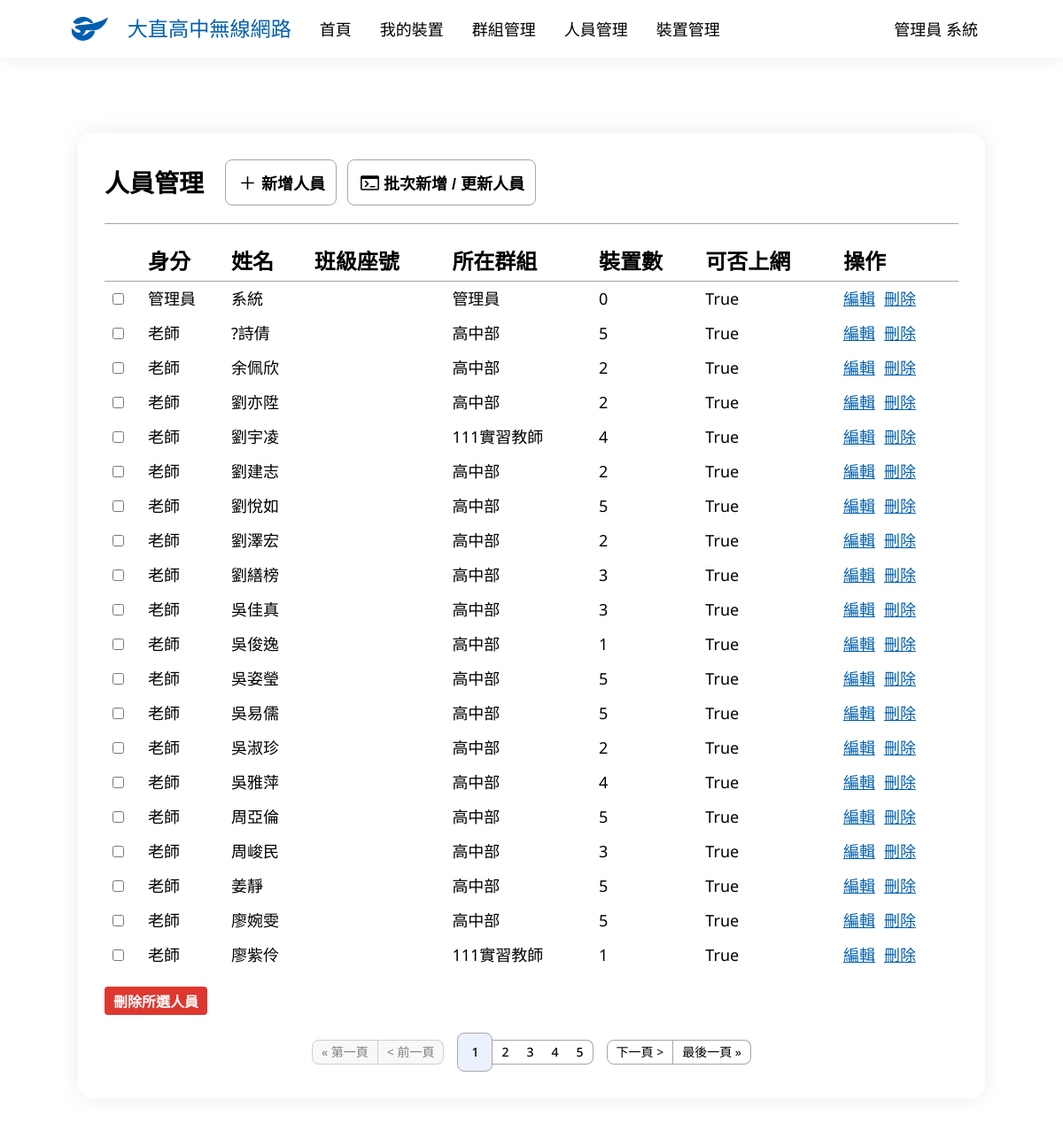
The page /user/ (signed in) on the database its author committed.
### main/models.py (models this page shows, shortened)
class UserInfo(models.Model):
    UserData = models.OneToOneField(User, verbose_name='身分', on_delete=models.CASCADE)
    USERTYPES = [
        (0, '管理員'),
        (1, '老師'),
        (2, '學生')
    ]
    UserType = models.IntegerField('使用者類別', choices=USERTYPES)
    Name = models.CharField('姓名', max_length=75)
    StuId = models.IntegerField('學號', default=0)
    Email = models.EmailField('Email', blank=True, null=True)
    GRADES = [
        (0, '無'),
        (7, '七年級'),
        (8, '八年級'),
        (9, '九年級'),
        (1, '高一'),
        (2, '高二'),
        (3, '高三')
    ]
    Grade = models.IntegerField('年級', choices=GRADES, default=0)
    Class = models.IntegerField('班級', default=0)
    SeatNumber = models.IntegerField('座號', default=0)
    Internet = models.BooleanField('可否上網', default=True)
    Note = models.TextField('備註', blank=True, null=True)
    def __str__(self):
        if self.UserType == 0:
            return f'管理員 {self.Name}'
        elif self.UserType == 1:
            return f'教師 {self.Name}'
        else:
            return f'{self.Grade}{self.Class:02d}{self.SeatNumber:02d} {self.Name}'

class Group(models.Model):
    Name = models.CharField('群組名稱', max_length=100)
    UserData = models.ManyToManyField(UserInfo, verbose_name="身分")
    Internet = models.BooleanField('可否上網', default=True)
    Note = models.TextField('備註', blank=True, null=True)

### main/views.py (the view, shortened to what this page needs)
# urls.py: path('user/', UserManaging.as_view(), name='user_managing'),
class UserManaging(PermissionRequiredMixin, LoginRequiredMixin, ListView):
    model = UserInfo
    ordering = ['UserType', 'Grade', 'Class', 'SeatNumber', 'Name']
    paginate_by = 20
    permission_required = ['main.can_assess', 'main.admin']
    def get_context_data(self, **kwargs):
        context = super().get_context_data(**kwargs)
        if self.request.user.is_authenticated:
            context['now_user'] = UserInfo.objects.get(UserData=self.request.user)
        else:
            context['now_user'] = ''
        context['Group'] = Group.objects.all().select_related()
        context['Device'] = Device.objects.all().select_related()
        return context
    context_object_name = 'members'
    template_name = 'user_managing.html'

### main/templatetags/get_device_count.py (called while the page is built)
@register.filter
def get_device_count(device, userdata):
    return device.select_related().filter(Owner=userdata).count()

### main/templatetags/get_userdata.py (called while the page is built)
@register.filter
def get_userdata(group, userdata):
    try:
        return group.select_related().get(UserData=userdata).Name
    except:
        return ""

### templates/user_managing.html (shortened to what this page needs)
{% extends 'base.html' %}
{% load get_userdata %}
{% load get_userdata_obj %}
{% load get_device_count %}
{% block body %}
<div class="container">
    <div class="head">
        <p class="title">人員管理</p>
        <a href="{% url 'user_create' %}">
            <button class="rect-button button-ani">
                <div class="icon icon-add"></div>
                <p>新增人員</p>
            </button>
        </a>
        <a href="{% url 'user_batch_create' %}">
            <button class="rect-button button-ani">
                <div class="icon icon-terminal"></div>
                <p>批次新增 / 更新人員</p>
            </button>
        </a>
    </div>
    <div class="hr"></div>
    <form method="post">
        <table>
            <tr>
                <th></th>
                <th>身分</th>
                <th>姓名</th>
                <th>班級座號</th>
                <th>所在群組</th>
                <th>裝置數</th>
                <th>可否上網</th>
                <th>操作</th>
            </tr>
            {% for member in members %}
                <tr>
                    <td>
                        <input type="checkbox" name="selected_objects" value="{{ member.UserData.id }}">
                    </td>
                    <td>
                        {% if member.UserType == 2 %}
                            學生
                        {% elif member.UserType == 1 %}
                            老師
                        {% else %}
                            管理員
                        {% endif %}
                    </td>
                    <td>
                        {{ member.Name }}
                    </td>
                    <td>
                    </td>
                    <td>
                        {{ Group|get_userdata:member }}
                    </td>
                    <td>
                        {{ Device|get_device_count:member }}
                    </td>
                    <td>
                        {{ member.Internet }}
                    </td>
                    <td class="function">
                        <a href="{% url 'user_edit' member.id %}">
                            <p class="movement">編輯</p>
                        </a>
                        <a href="{% url 'user_delete' member.UserData.id %}">
                            <p class="movement">刪除</p>
                        </a>
                    </td>
                </tr>
            {% endfor %}
        </table>
        <input type="submit" class="primary-button warring-button button-ani mgt16px" value="刪除所選人員">
    </form>
    <div class="pagination">
        {% if page_obj.has_previous %}
            <a class="control" href="?page=1">
                <p>&laquo; 第一頁</p>
            </a>
            <a class="control" href="?page={{ page_obj.previous_page_number }}">
                <p>&lt; 前一頁</p>
            </a>
        {% else %}
            <div class="control disable">
                <p>&laquo; 第一頁</p>
            </div>
            <div class="control disable">
                <p>&lt; 前一頁</p>
            </div>
        {% endif %}
        {% if 0 < page_obj.number|add:"-2"%}
            {% if page_obj.number|add:"3" <= page_obj.paginator.num_pages %}
                {% for page_cnt in page_obj.paginator %}
                    {% if page_obj.number|add:"-2" <= forloop.counter and forloop.counter < page_obj.number|add:"3" %}
                        {% if page_obj.number == forloop.counter %}
                            <a class="page now" href="?page={{forloop.counter}}">
                                <p>{{ forloop.counter }}</p>
                            </a>
                        {% else %}
                            <a class="page" href="?page={{forloop.counter}}">
                                <p>{{ forloop.counter }}</p>
                            </a>
                        {% endif %}
                    {% endif %}
                {% endfor %}
            {% else %}
                {% for page_cnt in page_obj.paginator %}
                    {% if page_obj.paginator.num_pages|add:"-5" < forloop.counter and forloop.counter <= page_obj.paginator.num_pages %}
                        {% if page_obj.number == forloop.counter %}
                            <a class="page now" href="?page={{forloop.counter}}">
                                <p>{{ forloop.counter }}</p>
                            </a>
                        {% else %}
                            <a class="page" href="?page={{forloop.counter}}">
                                <p>{{ forloop.counter }}</p>
                            </a>
                        {% endif %}
                    {% endif %}
                {% endfor %}
            {% endif %}
        {% else %}
            {% for page_cnt in page_obj.paginator %}
                {% if forloop.counter <= 5 %}
                    {% if page_obj.number == forloop.counter %}
                        <a class="page now" href="?page={{forloop.counter}}">
                            <p>{{ forloop.counter }}</p>
                        </a>
                    {% else %}
                        <a class="page" href="?page={{forloop.counter}}">
                            <p>{{ forloop.counter }}</p>
                        </a>
                    {% endif %}
                {% endif %}
            {% endfor %}
        {% endif %}
        {% if page_obj.has_next %}
            <a class="control" href="?page={{ page_obj.next_page_number }}">
                <p>下一頁 &gt;</p>
            </a>
            <a class="control" href="?page={{ page_obj.paginator.num_pages }}">
                <p>最後一頁 &raquo;</p>
            </a>
        {% endif %}
    </div>
</div>
{% endblock body %}

### templates/base.html (shortened to what this page needs)
{% load static %}
<!DOCTYPE html>
<html lang="zh-Hant-TW">
<head>
    <link rel="stylesheet" href="{% static 'css/style.css' %}">
</head>
<body>
    <nav>
        <ul class="navbar">
            <a href="{% url 'homepage' %}">
                <li>
                    <div class="logo">
                        <div></div>
                        <p>大直高中無線網路</p>
                    </div>
                </li>
            </a>
            <a href="{% url 'homepage' %}" class="nav-ani">
                <li>
                    <p id="homepage-button">首頁</p>
                </li>
            </a>
            {% if user.is_authenticated %}
                <a href="{% url 'device_managing' %}" class="nav-ani">
                    <li>
                        <p>我的裝置</p>
                    </li>
                </a>
                {% if perms.main.admin %}
                    <a href="{% url 'group_managing' %}" class="nav-ani">
                        <li>
                            <p>群組管理</p>
                        </li>
                    </a>
                    <a href="{% url 'user_managing' %}" class="nav-ani">
                        <li>
                            <p>人員管理</p>
                        </li>
                    </a>
                    <a href="{% url 'manage' %}" class="nav-ani">
                        <li>
                            <p>裝置管理</p>
                        </li>
                    </a>
                {% endif %}
                <li class="dropdown">
                    <a class="nav-ani">{{ now_user }}</a>
                </li>
            {% endif %}
        </ul>
    </nav>
    <div class="content">
        <div class="main">
            {% block body %}{% endblock body %}
        </div>
    </div>
</body>
</html>

### rows shown on the page
UserInfo: UserType+Name "管理員 系統", Name "系統", id.Name "管理員", id "0", Internet "True"
UserInfo: UserType "老師", Name "?詩倩", id.Name "高中部", id "5", Internet "True"
UserInfo: UserType "老師", Name "余佩欣", id.Name "高中部", id "2", Internet "True"
UserInfo: UserType "老師", Name "劉亦陞", id.Name "高中部", id "2", Internet "True"
UserInfo: UserType "老師", Name "劉宇凌", id.Name "111實習教師", id "4", Internet "True"
UserInfo: UserType "老師", Name "劉建志", id.Name "高中部", id "2", Internet "True"
UserInfo: UserType "老師", Name "劉悅如", id.Name "高中部", id "5", Internet "True"
UserInfo: UserType "老師", Name "劉澤宏", id.Name "高中部", id "2", Internet "True"
UserInfo: UserType "老師", Name "劉繕榜", id.Name "高中部", id "3", Internet "True"
UserInfo: UserType "老師", Name "吳佳真", id.Name "高中部", id "3", Internet "True"
UserInfo: UserType "老師", Name "吳俊逸", id.Name "高中部", id "1", Internet "True"
UserInfo: UserType "老師", Name "吳姿瑩", id.Name "高中部", id "5", Internet "True"
UserInfo: UserType "老師", Name "吳易儒", id.Name "高中部", id "5", Internet "True"
UserInfo: UserType "老師", Name "吳淑珍", id.Name "高中部", id "2", Internet "True"
UserInfo: UserType "老師", Name "吳雅萍", id.Name "高中部", id "4", Internet "True"
UserInfo: UserType "老師", Name "周亞倫", id.Name "高中部", id "5", Internet "True"
UserInfo: UserType "老師", Name "周峻民", id.Name "高中部", id "3", Internet "True"
UserInfo: UserType "老師", Name "姜靜", id.Name "高中部", id "5", Internet "True"
UserInfo: UserType "老師", Name "廖婉雯", id.Name "高中部", id "5", Internet "True"
UserInfo: UserType "老師", Name "廖紫伶", id.Name "111實習教師", id "1", Internet "True"
